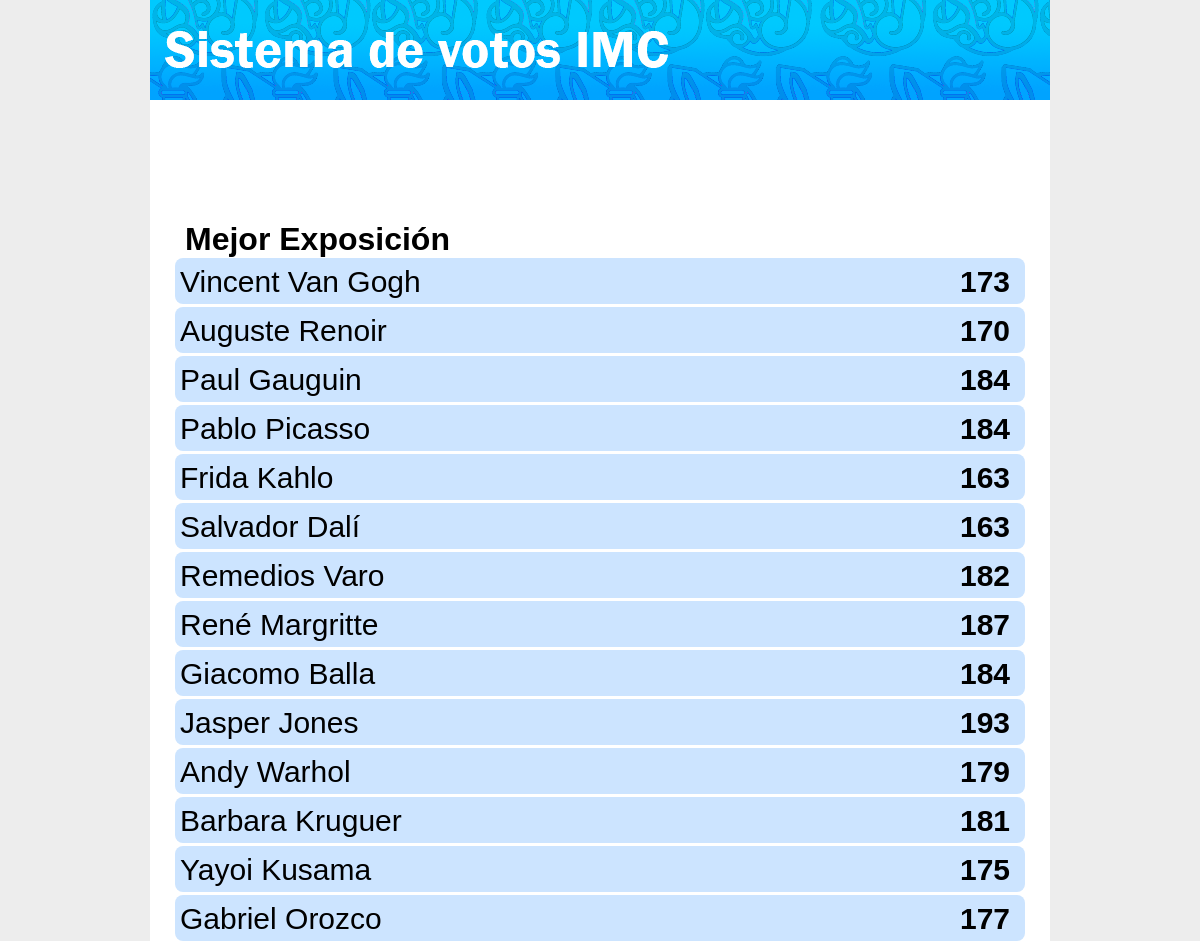
/SistemaDeVotaciones/monitor.php (signed in), run on the app's committed database.
### tables this page shows
CREATE TABLE `participantes` (
  `id_participante` int(10) UNSIGNED NOT NULL,
  `id_categoria` int(10) UNSIGNED NOT NULL,
  `nombre` varchar(50) DEFAULT NULL
);

CREATE TABLE `categorias` (
  `id_categoria` int(10) UNSIGNED NOT NULL,
  `id_evento` int(10) UNSIGNED NOT NULL,
  `nombre` varchar(50) NOT NULL
);

### SistemaDeVotaciones/monitor.php (the view, shortened to what this page needs)
<?php
    include "conexion.php";
?>
<!DOCTYPE HTML PUBLIC "-//W3C//DTD HTML 4.01 Transitional//EN"  "http://www.w3.org/TR/html4/loose.dtd">
<html xmlns="http://www.w3.org/1999/xhtml">
    <head>
        <link rel="stylesheet" href="estilo.css" type="text/css">
    </head>
    <body">
        <div id="cuerpo">
            <div id="bannermenu">
                <?php
                    include 'banner.php';
                ?>
            </div>
            <div id="contenido">
                <div class = "lyr_contenedor_categoria">
                <?php
                    $consulta_categorias = "select c.id_categoria, c.nombre from eventos e, categorias c where e.id_evento = c.id_evento and e.id_evento = 5";
                    $res_con_categorias = mysqli_query($con, $consulta_categorias);
                    while ($row_categorias = mysqli_fetch_array($res_con_categorias))
                    {
                        $id_categoria = $row_categorias['id_categoria'];
                        $nombre_categoria = $row_categorias['nombre'];
                        $consulta_participantes = "select p.id_participante, p.nombre from eventos e, categorias c, participantes p where e.id_evento = c.id_evento and  c.id_categoria = p.id_categoria and c.id_categoria = $id_categoria";
                        $res_con_participantes = mysqli_query($con, $consulta_participantes);
                        $bandera_stop = 0;
                        while($row_participantes =  mysqli_fetch_array($res_con_participantes))
                        {
                            $id_participante = $row_participantes['id_participante'];
                            $nombre_participante = utf8_encode($row_participantes['nombre']);
                            $consulta_calificaciones = "select SUM(calificacion) as 'calificacion' from calificaciones WHERE id_participante = $id_participante";
                            $res_con_calificaciones = mysqli_query($con, $consulta_calificaciones);
                            $arr_calificaciones = mysqli_fetch_array($res_con_calificaciones);
                            $calificacion =  $arr_calificaciones['calificacion'];
                            if($calificacion > 0)
                            {
                                if($bandera_stop <= 0)
                                {
                                    echo "<div class=\"lyr_contenedor_titulo_calif\">";
                                    echo    "<h1>$nombre_categoria</h1>";
                                    echo "</div>";
                                    $bandera_stop++;
                                }
                                echo "<div class=\"lyr_renglon_votos\">";
                                echo    "<div class=\"lyr_contenedor_participantes\">";
                                echo        "<label class=\"lbl_nombre_participante\">$nombre_participante</label>";
                                echo    "</div>";
                                echo    "<div class=\"lyr_contenedor_puntuacion\">";
                                echo        "<strong class=\"lbl_calificacion_total\">$calificacion</strong>";
                                echo    "</div>";
                                echo "</div>";
                            }
                        }
                    }
                ?>
                </div>
            </div>
        </div>
    </body>
</html>

### SistemaDeVotaciones/banner.php
<div id="banner">
</div>

### SistemaDeVotaciones/estilo.css (style rules this page uses)
html, body { width:100%; height: 100%; margin-top:0px; margin-left:0px; font-family: Arial, Helvetica, sans-serif; background-color: #ededed; }
#cuerpo { overflow:hidden; width:900px; height:auto; min-height:100%; margin:0 auto; background-color: #fff; }
#banner { width:900px; height:100px; margin:0 auto; background-image:url('imagenes/banner.png'); */ }
#contenido { width:900px; height:auto; float:left;; }
.lyr_contenedor_categoria { width: 850px; height: auto; float: left; margin: 100px 0 0 25px; }
.lyr_renglon_votos { width: 850px; height: auto; float: left; background-color: #CCE4FF; margin: 3px 0 0 0; border-radius: 8px; }
.lyr_contenedor_participantes { width: 770px; height: auto; float: left; margin: 7px 0 5px 5px; }
.lyr_contenedor_puntuacion { width: 60px; height: auto; float: left; text-align: center; margin: 7px 0 5px 5px; }
.lyr_contenedor_titulo_calif { width: 835px; height: 55px; float:left; margin: 0 0 0 10px; }
.lbl_nombre_participante, .lbl_calificacion_total { font-size: 30px; }

### data on the page
participantes: id_categoria.nombre "Mejor Exposición", nombre "Vincent Van Gogh", calificacion "173"
participantes: nombre "Auguste Renoir", calificacion "170"
participantes: nombre "Paul Gauguin", calificacion "184"
participantes: nombre "Pablo Picasso", calificacion "184"
participantes: nombre "Frida Kahlo", calificacion "163"
participantes: nombre "Salvador Dalí", calificacion "163"
participantes: nombre "Remedios Varo", calificacion "182"
participantes: nombre "René Margritte", calificacion "187"
participantes: nombre "Giacomo Balla", calificacion "184"
participantes: nombre "Jasper Jones", calificacion "193"
participantes: nombre "Andy Warhol", calificacion "179"
participantes: nombre "Barbara Kruguer", calificacion "181"
participantes: nombre "Yayoi Kusama", calificacion "175"
participantes: nombre "Gabriel Orozco", calificacion "177"
